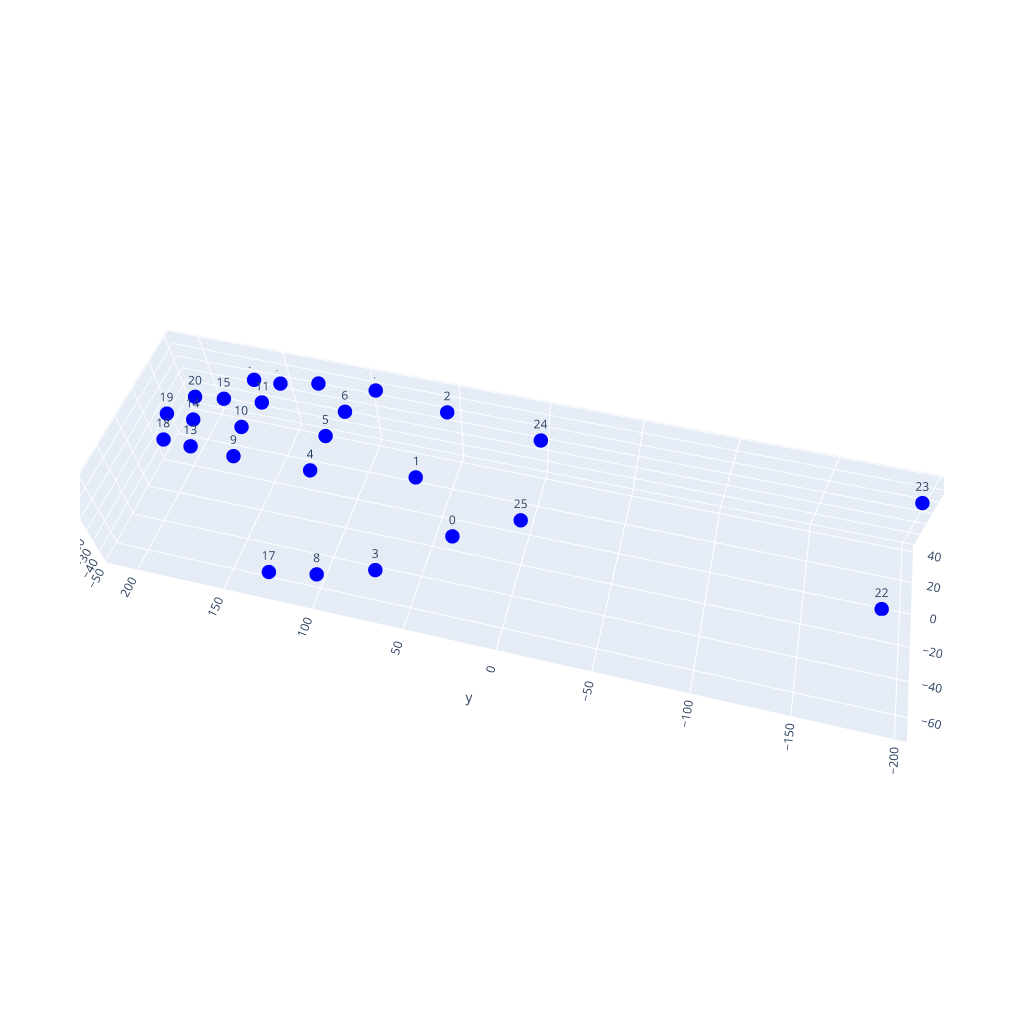

Notebook code for this chart:
### Code cell
HandModel = getHandModel()
q = np.zeros(20)
# set the thumb in a flat position
q[0] = 0.4
q[1] = -0.6
q[2] = 0.1
state = setHandPose(HandModel, q)
# HAND ROTATION
# x = + flexion, - extension
# y = + pronation, - supination
# z = + ulna devation, - radial deviation
pos_markers = getHandMarkers(HandModel, state, pos=np.array([0, 0, 0]), orient=np.array([0, 0, 0])*np.pi/180) 

print(pos_markers[24] - pos_markers[25])

fig = go.Figure()
plot_hand(None, pos_markers).show()

### Figure 1 — Plotly figure (JSON) as saved in the notebook; plotly's stock layout.template omitted (floating-point values rounded to 4 significant figures)
{"data": [{"marker": {"color": "blue", "size": 5}, "mode": "markers+text", "text": [0, 1, 2, 3, 4, 5, 6, 7, 8, 9, 10, 11, 12, 13, 14, 15, 16, 17, 18, 19, 20, 21, 22, 23, 24, 25], "type": "scatter3d", "x": [-37.53, -19.43, 26.63, -59.48, -21.95, 0.6592, 20.59, 38.73, -66.61, -19.83, 1.097, 22.35, 40.56, -16.96, 2.147, 22.55, 38.74, -69.68, -15.79, 2.909, 23.13, 39.09, -1.735, 30.78, 26.0, -26.0], "y": [31.52, 54.87, 51.84, 66.26, 111.5, 111.2, 107.7, 96.33, 95.75, 155.8, 160.4, 158.0, 131.0, 182.3, 189.9, 181.4, 153.6, 121.0, 198.6, 205.9, 200.2, 169.9, -190.3, -193.4, 0.9378, -0.9378], "z": [-9.41, 8.953, 7.473, -20.78, -0.00109, 1.096, -0.9882, -0.5634, -25.3, -4.453, -6.295, -9.324, -6.199, -7.679, -9.839, -12.94, -10.32, -28.1, -8.219, -10.28, -17.06, -11.92, -49.57, 2.961, 9.321e-05, -9.321e-05]}], "layout": {"height": 1024, "scene": {"aspectmode": "data", "aspectratio": {"x": 1, "y": 1, "z": 1}, "camera": {"center": {"x": 0, "y": 0, "z": 0}, "eye": {"x": -2, "y": -0.5, "z": 3}, "up": {"x": 0, "y": 0, "z": 20}}}, "width": 1024}}
